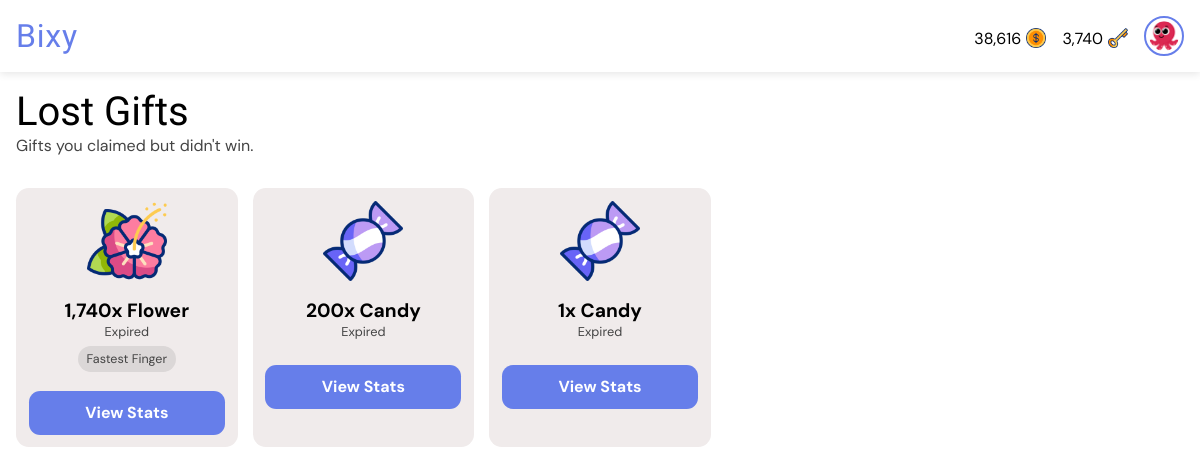
The app's page /gifts/lost/ (signed in) with its own data.
### giftapp/models.py (models this page shows, shortened)
class User(AbstractUser):
    gender = models.CharField(max_length=6, choices=GENDERS, default=GENDERS[0][0])
    is_verified = models.BooleanField(default=False, help_text="If the user's email address is verified or not.")
    email = models.EmailField(unique=True, blank=False, null=False)
    new_email = models.EmailField(unique=False, blank=True, null=True)
    coins = models.PositiveIntegerField(default=0)
    won_coins = models.PositiveIntegerField(default=0)
    keys = models.PositiveIntegerField(default=0)
    verify_code = models.CharField(max_length=255, null=True, blank=True)
    change_email_code = models.CharField(max_length=255, null=True, blank=True)
    profile_pic = models.ForeignKey(ProfilePicture, on_delete=models.SET_NULL, related_name='owners', null=True)
    deactivated_at = models.DateTimeField(null=True, blank=True)
    USERNAME_FIELD = "email"
    REQUIRED_FIELDS = ["username"]

class ProfilePicture(models.Model):
    name = models.CharField(max_length=50, null=False, blank=False)
    image = models.ImageField(null=False, blank=False, upload_to='profile_pics')

class GiftTransaction(models.Model):
    gifter = models.ForeignKey(User, on_delete=models.CASCADE, related_name="gifts_sent")
    recipient = models.ForeignKey(User, on_delete=models.CASCADE, related_name="gifts_received", null=True, blank=True)
    gift = models.ForeignKey(Gift, on_delete=models.CASCADE, related_name='transactions')
    quantity = models.PositiveIntegerField(default=1, help_text="Number of this gift to buy.")
    early_claim_fee = models.PositiveIntegerField(default=0, help_text="Number of keys paid to claim the gift early if not dropped. FF gifts cannot have early claim fee greater than 0.")
    claim_fee = models.PositiveIntegerField(default=0, help_text="Number of keys paid to claim the gift if dropped.")
    paid_users = models.ManyToManyField(User, related_name="paid_gifts", blank=True)
    message = models.CharField(max_length=255, blank=True)
    is_visible = models.BooleanField(default=True, help_text="If the actual gift is shown or hidden.")
    is_fastest_finger = models.BooleanField(default=False, help_text="If the gift is won by fastest finger only.")
    expire_rate = models.PositiveIntegerField(default=1, help_text="Number of hours before the gift expires (1 - 24). Must be greater than drop rate.")
    drop_rate = models.PositiveIntegerField(default=0, help_text="Number of hours before the gift drops (0 - 23).")
    expire_date = models.DateTimeField(default=timezone.now)
    drop_date = models.DateTimeField(default=timezone.now)
    created_at = models.DateTimeField(default=timezone.now)
    reveals = models.ManyToManyField(User, related_name="gift_reveals", blank=True)
    claimed_by = models.ForeignKey(
        User, null=True, blank=True, on_delete=models.SET_NULL, related_name="gifts_claimed"
    )
    def seconds_until_expire(self):
        delta = self.expire_date - timezone.now()
        return max(0, int(delta.total_seconds()))
    def seconds_until_drop(self):
        delta = self.drop_date - timezone.now()
        return max(0, int(delta.total_seconds()))
    def is_due_for_drop(self):
        return self.seconds_until_drop() <= 0
    def expire_bar_percent(self):
        return int((self.seconds_until_expire() / (self.expire_rate * 60 * 60)) * 100)

class Gift(models.Model):
    name = models.CharField(max_length=50, null=True, blank=True)
    cost = models.PositiveIntegerField(default=0)
    image = models.ImageField(null=True, blank=True, upload_to='gift_images')
    gif = models.FileField(null=True, blank=True, upload_to='gift_gifs')

### giftapp/views.py (the view)
# urls.py: path("gifts/lost/", views.lost_gifts, name="lost_gifts"),
@login_required
def lost_gifts(request):
    lost = GiftTransaction.objects.annotate(
        due_for_expire=ExpressionWrapper(
            Q(expire_date__lt=timezone.now()), output_field=BooleanField()
        ),
        seconds_before_drop=ExpressionWrapper(
            F("drop_date") - timezone.now(), output_field=DurationField()
        ),
        seconds_before_expire=ExpressionWrapper(
            F("expire_date") - timezone.now(), output_field=DurationField()
        )
    ).filter(reveals=request.user).exclude(recipient=request.user).exclude(gifter=request.user).all().order_by('seconds_before_drop', 'seconds_before_expire')
    context = {
        "gift_transactions": lost,
    }
    return render(request, "lost_gifts.html", context)

### templates/lost_gifts.html (shortened to what this page needs)
{% extends 'base.html' %}
{% load static %}
{% load humanize %}
{% load timefilters %}
{% block title %}
<link rel="stylesheet" href="{% static 'css/all_gifts.css' %}">
{% endblock %}
{% block body %}
<div class="heading">
    <h1>Lost Gifts</h1>
    <p>Gifts you claimed but didn't win.</p>
</div>
{% if gift_transactions|length > 0 %}
<div class="card-container">
    {% for gift_transaction in gift_transactions %}
    <div class="card">
        <div class="gift-image">
            {% if gift_transaction.is_visible or gift_transaction.is_due_for_expire %}
            <img src="{{ gift_transaction.gift.image.url }}" alt="Gift image">
            {% else %}
            <img src="{% static 'images/search.png' %}" alt="Gift image">
            {% endif %}
        </div>
        <div class="gift-info">
            {% if gift_transaction.is_visible or gift_transaction.is_due_for_expire %}
            <h1>{{ gift_transaction.quantity|intcomma }}x {{ gift_transaction.gift.name }}</h1>
            {% else %}
            <h1>Hidden Gift</h1>
            {% endif %}
            {% if not gift_transaction.due_for_expire %}
            {% if gift_transaction.drop_rate > 0 %}
            {% if gift_transaction.is_due_for_drop %}
            <p class="timer" id="{{ gift_transaction.id }}" data-prefix="Expires"
                data-seconds="{{ gift_transaction.seconds_until_expire }}">Expires in --:--:--:--</p>
            {% else %}
            <p class="timer" id="{{ gift_transaction.id }}" data-prefix="Drops"
                data-seconds="{{ gift_transaction.seconds_until_drop }}">Drops in --:--:--:--</p>
            {% endif %}
            {% else %}
            <p class="timer" id="{{ gift_transaction.id }}" data-prefix="Expires"
                data-seconds="{{ gift_transaction.seconds_until_expire }}">Expires in --:--:--:--</p>
            {% endif %}
            {% else %}
            <p>Expired</p>
            {% endif %}
            <div class="tags">
                {% if gift_transaction.is_fastest_finger %}
                <p class="tag">Fastest Finger</p>
                {% endif %}
            </div>
        </div>
        <a href="{% url 'view_gift_stats' gift_transaction.id %}">View Stats</a>
    </div>
    {% endfor %}
</div>
{% else %}
<div class="empty">
    <img src="{% static 'images/empty-box.png' %}" alt="No content image">
    <h1>Feels Empty Here.</h1>
    <a href="{% url 'lost_gifts' %}">Refresh</a>
</div>
{% endif %}
{% endblock %}

### templates/base.html (shortened to what this page needs)
<!DOCTYPE html>
<html lang="en">
<head>
    {% load static %}
    {% load humanize %}
    {% load timefilters %}
    {% block title %} {% endblock %}
</head>
<body>
    <nav class="navbar">
        <div class="logo-container" role="link" tabindex="0">
            <a href="{% url 'all_gifts' %}" class="logo-text">Bixy</a>
        </div>
        <div class="profile-section" id="profileSection">
            {% if user.is_authenticated %}
            <a href="{% url 'buy_coins' %}" style="text-decoration: none; color: black;">
                <div class="cost">
                    <p>{{ user.coins|intcomma }}</p>
                    <img src="{% static 'images/dollar.png' %}" alt="Gift image">
                </div>
            </a>
            <a href="{% url 'buy_coins' %}" style="text-decoration: none; color: black;">
                <div class="cost">
                    <p>{{ user.keys|intcomma }}</p>
                    <img src="{% static 'images/key.png' %}" alt="Gift image">
                </div>
            </a>
            <a href="{% url 'profile' %}">
                <img src="{{ user.profile_pic.image.url }}" alt="Profile picture" class="profile-pic" />
            </a>
            {% else %}
            <a href="{% url 'signin' %}" class="btn login">Login</a>
            <a href="{% url 'signup' %}" class="btn signup">Sign Up</a>
            {% endif %}
        </div>
    </nav>
    <main>
        <section>
            {% block body %} {% endblock %}
        </section>
    </main>
</body>
</html>

### static/css/all_gifts.css (style rules this page uses)
* { margin: 0; padding: 0; box-sizing: border-box; font-family: "DM Sans", sans-serif; font-optical-sizing: auto; font-style: normal; }
html { font-size: 16px; }
:root { --background-color: white; --text-color: black; --label-color: #555; --even-row-color: #f9f9f9; --input-background-color: white; --input-text-color: black; --input-border-color: #ccc; --sub-text-color: #444; --button-color: #667eea; --link-color: #667eea; --button-hover-color: #7f53d2; --card-background-color: rgb(240, 235, 235); --card-text-color: var(--text-color); --card-button-color: white; --tag-bg: #dbd7d7; --tag-text: black; --padding-value: 1rem; }
* { margin: 0; padding: 0; box-sizing: border-box; }
body { background-color: var(--background-color); }
.navbar { display: flex; justify-content: space-between; align-items: center; padding: 1rem var(--padding-value); background: var(--background-color); box-shadow: 0 2px 8px rgba(0, 0, 0, 0.1); position: fixed; top: 0; width: 100%; z-index: 1000; }
.logo-container { display: flex; align-items: center; cursor: pointer; user-select: none; }
.logo-text { font-weight: 700; font-size: 2rem; color: var(--button-color); line-height: 1; letter-spacing: .05rem; font-family: "Passion One", sans-serif; font-weight: 400; font-style: normal; text-decoration: none; }
.profile-section { display: flex; align-items: center; gap: 1rem; }
.profile-pic { width: 40px; height: 40px; border-radius: 50%; object-fit: cover; cursor: pointer; border: 2px solid var(--button-color); transition: box-shadow 0.3s ease; padding: .2rem; display: block; }
main { margin-top: 4.5em; }
div.heading { padding: 1rem var(--padding-value); }
div.heading h1 { font-family: "Passion One", sans-serif; font-weight: 400; font-style: normal; text-decoration: none; font-size: 2.5rem; color: var(--text-color); }
div.heading p { color: var(--sub-text-color); }
div.card-container { display: flex; flex-wrap: wrap; gap: 15px; padding: 1rem var(--padding-value); }
div.card { background-color: var(--card-background-color); color: var(--card-text-color); display: flex; flex-direction: column; align-items: center; padding: 1em; font-size: .8rem; border-radius: 1em; width: calc((100% - 60px) / 5); }
div.card h1 { font-size: 1.2rem; }
div.gift-image img { width: 100%; height: 80px; }
div.gift-info { display: flex; flex-direction: column; align-items: center; padding: 1em; }
div.gift-info h1 { text-align: center; }
div.gift-info p { color: var(--sub-text-color); }
div.tags { display: flex; align-items: center; justify-content: center; flex-wrap: wrap; gap: 8px; margin: .5em 0; }
p.tag { background-color: var(--tag-bg); color: var(--tag-text); padding: 5px 9px; border-radius: 15px; font-size: 12.5px; white-space: nowrap; }
div.card a { width: 100%; background-color: var(--link-color); color: var(--card-button-color); padding: .7rem; border: none; border-radius: .7em; font-size: 1rem; font-weight: bold; text-decoration: none; text-align: center; }
div.cost { display: flex; align-items: center; gap: 5px; justify-content: center; margin-top: .3rem; color: var(--text-color); }
div.cost img { width: 20px !important; height: 20px !important; }

### records on screen
User: coins "38,616", keys "3,740", profile_pic.image (picture)
GiftTransaction: gift.image (picture), quantity "1,740", gift.name "Flower", shows "Expired", is_fastest_finger "Fastest Finger"
GiftTransaction: gift.image (picture), quantity "200", gift.name "Candy", shows "Expired"
GiftTransaction: gift.image (picture), quantity "1", gift.name "Candy", shows "Expired"
